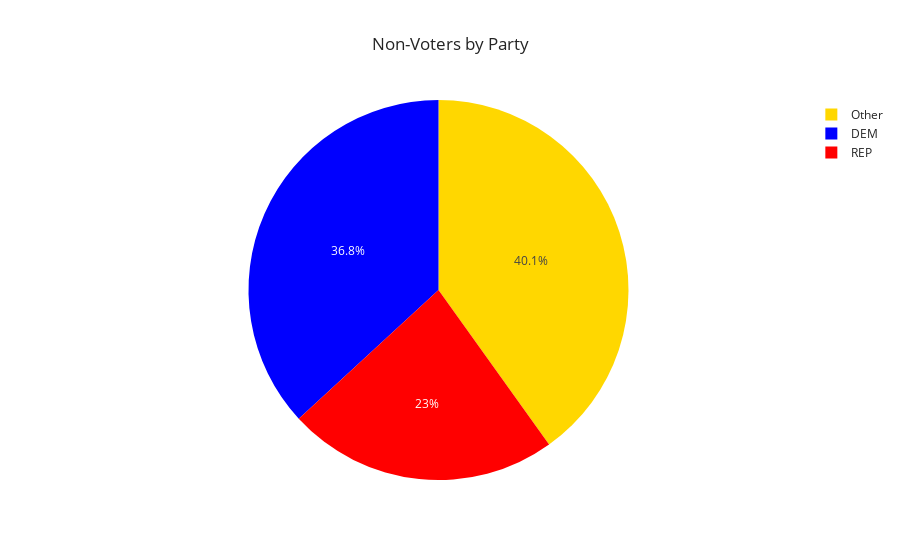

Notebook code cell kept with this figure:
### Code cell
get_pie_count(elec_df, 'Gen_2020', 'party_grp', 'No Vote',
              title='Non-Voters by Party')

### Figure 1 — Plotly figure (JSON) as saved in the notebook; plotly's stock layout.template omitted (floating-point values rounded to 4 significant figures)
{"data": [{"customdata": [["DEM"], ["Other"], ["REP"]], "domain": {"x": [0, 1], "y": [0, 1]}, "hovertemplate": "Party=%{customdata[0]}<br>Count=%{value}<extra></extra>", "labels": ["DEM", "Other", "REP"], "legendgroup": "", "marker": {"colors": ["blue", "gold", "red"]}, "name": "", "showlegend": true, "type": "pie", "values": [734705, 799778, 459318]}], "layout": {"legend": {"tracegroupgap": 0}, "title": {"text": "Non-Voters by Party"}}}
